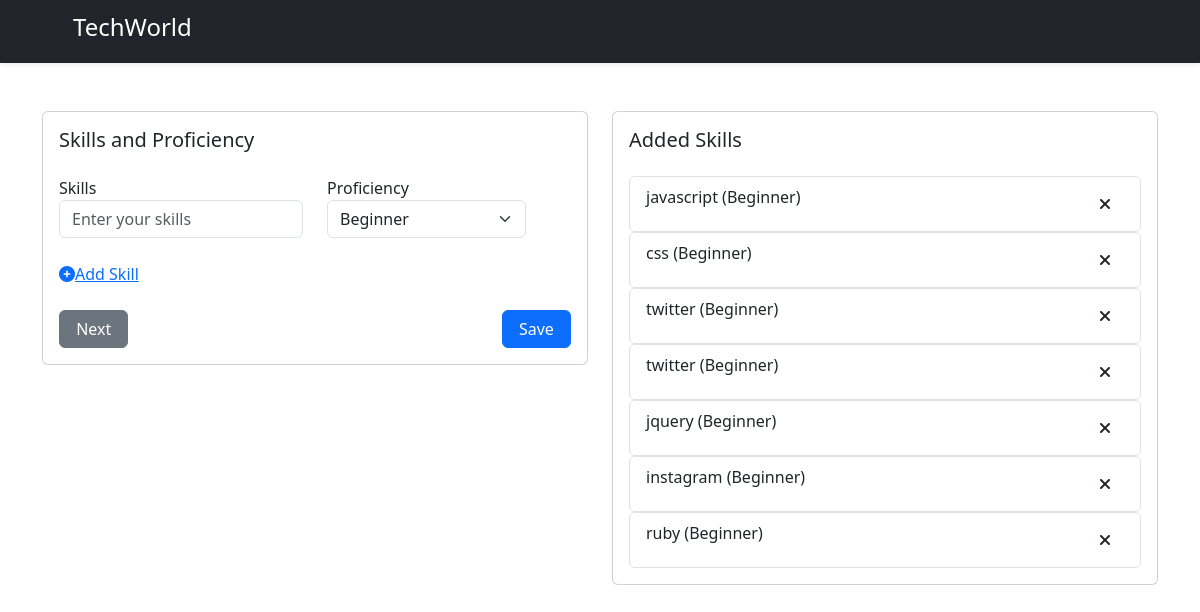
Page /addSkill (signed in) on the committed database.
### tables this page shows
CREATE TABLE Skills (
    skill_id INTEGER PRIMARY KEY AUTOINCREMENT,
    account_id INTEGER,
    skills VARCHAR(50) NOT NULL,
    proficiency TEXT NOT NULL,
    FOREIGN KEY (account_id) REFERENCES Accounts(account_id)
);

### app.py (the view, shortened to what this page needs)
@app.route("/addSkill", methods=['GET', 'POST'])
def addSkill():
    if authenticated():
        if request.method == 'GET':
            conn = get_db_connection()
            account_id = session['user_id']
            print(account_id)
            skills = conn.execute('SELECT skill_id, skills, proficiency FROM Skills WHERE account_id = ?', (account_id,)).fetchall()
            conn.close()
            return render_template('addSkill.html', skills=skills)
    else:
        return redirect(url_for('login'))

### app.py (called while the page is built)
def get_db_connection():
    BASE_DIR = os.path.dirname(os.path.abspath(__file__))
    db_path = os.path.join(BASE_DIR, "database.db")
    conn = sqlite3.connect(db_path)
    conn.row_factory = sqlite3.Row
    return conn

def authenticated():
    if 'user_id' in session:
        return True
    else:
        return False

### templates/addSkill.html (shortened to what this page needs)
<!DOCTYPE html>
<html lang="en">
<head>
    <link href="../static/css/addSkill.css" rel="stylesheet" />
    <link href="https://cdn.jsdelivr.net/npm/bootstrap@5.3.1/dist/css/bootstrap.min.css" rel="stylesheet"
 />
    <link rel="stylesheet" href="https://cdnjs.cloudflare.com/ajax/libs/font-awesome/6.4.2/css/all.min.css">
</head>
</head>
<body>
    <header data-bs-theme="dark">
      <div class="navbar navbar-dark bg-dark shadow-sm">
        <div class="container">
            <a style="color: white" class="navbar-brand d-flex align-items-center">
                <h4>TechWorld</h4>
          </a>
        </div>
    </header>
    <div class="container min-vh-100">
        <div class="row">
            <div class="col-md-6">
                <div class="card mt-5">
                    <div class="card-body">
                        <h5 class="card-title mb-4">Skills and Proficiency</h5>
                        <form id="skills-form" action="/addSkill" method="POST">
                            <div class="skills-container">
                                <div class="row skill-row">
                                    <div class="col-md-6">
                                        <div class="form-group mb-4">
                                            <label for="skills">Skills</label>
                                            <input type="text" class="form-control" name="skills[]"
                                                placeholder="Enter your skills" />
                                        </div>
                                    </div>
                                    <div class="col-md-5">
                                        <div class="form-group mb-4">
                                            <label for="proficiency">Proficiency</label>
                                            <select class="form-select" name="proficiency[]">
                                                <option>Beginner</option>
                                            </select>
                                        </div>
                                    </div>
                                    <div class="col-md-1 text-center">
                                    </div>
                                </div>
                            </div>
                            <div class="form-group mb-4">
                                <div class="col-sm-12">
                                    <div class="row">
                                        <a id="add_skill" href="#!"><i class="fa fa-plus-circle"></i><span
                                                class="add-skill-label" id="add">Add Skill</span></a>
                                    </div>
                                </div>
                            </div>
                            <button type="submit" class="btn btn-primary float-end">
                                &nbsp;Save&nbsp;
                            </button>
                        </form>
                        <a href="/addExperience"><button type="button" class="btn btn-secondary">
                                &nbsp;Next&nbsp;
                            </button>
                        </a>
                    </div>
                </div>
            </div>
            <div class="col-md-6">
                <div class="card mt-5">
                    <div class="card-body">
                        <h5 class="card-title mb-4">Added Skills</h5>
                        {% for skill_id, skill, proficiency in skills %}
                        <form method="POST" action="/deleteSkill" class="delete-skill-form">
                            <div class="list-group flex-grow-1">
                                <div class="list-group-item ">
                                    {{ skill }} ({{ proficiency }})
                                    <button type="submit" class="btn btn-link text-dark float-end"
                                        onclick="return confirm('Are you sure you want to delete?')">
                                        <i class="fa fa-times"></i>
                                    </button>
                                </div>
                            </div>
                        </form>
                        {% endfor %}
                    </div>
                </div>
            </div>
        </div>
    </div>
</body>
</html>

### static/css/addSkill.css (style rules this page uses)
body { background: #E2E2DC; }

### templates/addSkill.html (style rules this page uses)
h4 { padding-left: 31px; }

### rows in the picture
Skills: skills "javascript", proficiency "Beginner"
Skills: skills "css", proficiency "Beginner"
Skills: skills "twitter", proficiency "Beginner"
Skills: skills "twitter", proficiency "Beginner"
Skills: skills "jquery", proficiency "Beginner"
Skills: skills "instagram", proficiency "Beginner"
Skills: skills "ruby", proficiency "Beginner"
